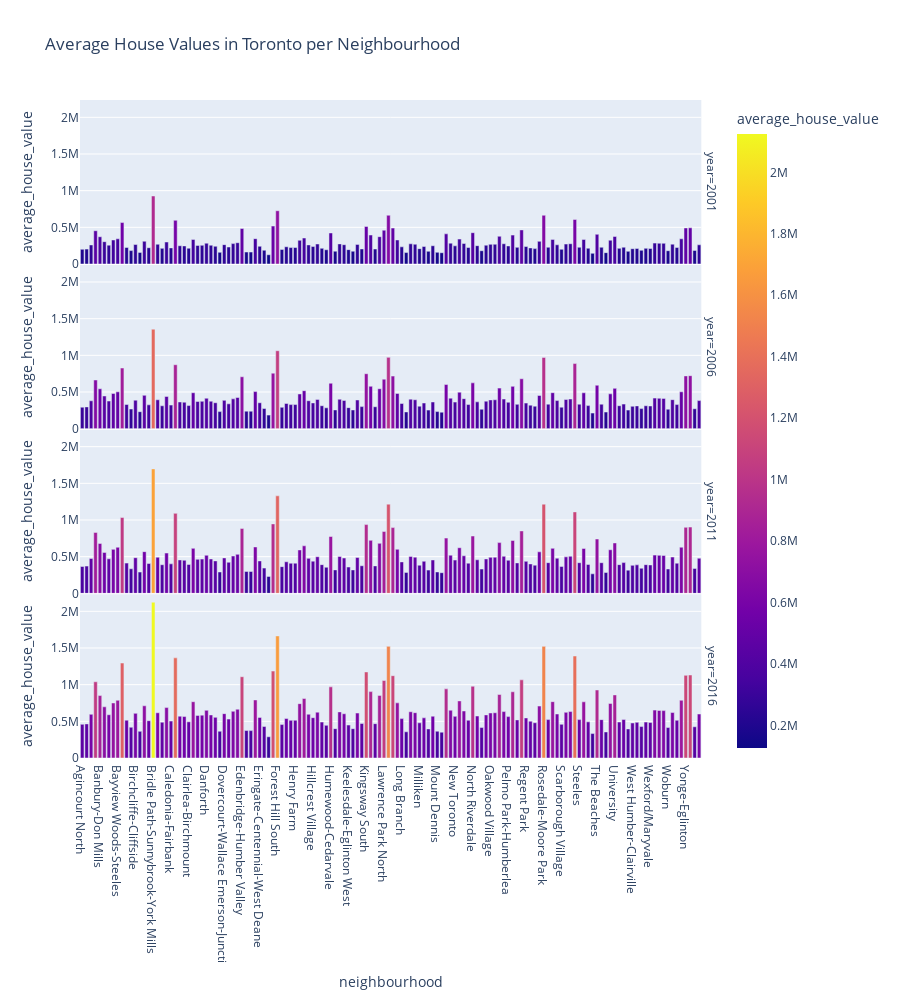

Notebook code cell kept with this figure:
### Markdown cell above
## Cost Analysis - Optional Challenge

In this section, you will use Plotly express to a couple of plots that investors can interactively filter and explore various factors related to the house value of the Toronto's neighbourhoods. 

### Create a bar chart row facet to plot the average house values for all Toronto's neighbourhoods per year

### Code cell
barchart=px.bar(to_data,
        x='neighbourhood',width=900,
        y='average_house_value',height=1000,
        color='average_house_value',
        orientation='v',
        facet_row=to_data.index,
        facet_row_spacing=0.001,
        title='Average House Values in Toronto per Neighbourhood',
               )
figure = barchart
figure.update_xaxes(categoryorder='category ascending')
figure.show()

### Figure 1 — Plotly figure (JSON) as saved in the notebook; plotly's stock layout.template omitted (floating-point values rounded to 4 significant figures; data arrays with more than 128 entries replaced by an {"elided": "..."} marker saying what was removed)
{"data": [{"alignmentgroup": "True", "hovertemplate": "year=2001<br>neighbourhood=%{x}<br>average_house_value=%{marker.color}<extra></extra>", "legendgroup": "", "marker": {"color": {"elided": "140 int values"}, "coloraxis": "coloraxis"}, "name": "", "offsetgroup": "", "orientation": "v", "showlegend": false, "textposition": "auto", "type": "bar", "x": {"elided": "140 str values"}, "xaxis": "x4", "y": {"elided": "140 int values"}, "yaxis": "y4"}, {"alignmentgroup": "True", "hovertemplate": "year=2006<br>neighbourhood=%{x}<br>average_house_value=%{marker.color}<extra></extra>", "legendgroup": "", "marker": {"color": {"elided": "140 int values"}, "coloraxis": "coloraxis"}, "name": "", "offsetgroup": "", "orientation": "v", "showlegend": false, "textposition": "auto", "type": "bar", "x": {"elided": "140 str values"}, "xaxis": "x3", "y": {"elided": "140 int values"}, "yaxis": "y3"}, {"alignmentgroup": "True", "hovertemplate": "year=2011<br>neighbourhood=%{x}<br>average_house_value=%{marker.color}<extra></extra>", "legendgroup": "", "marker": {"color": {"elided": "140 int values"}, "coloraxis": "coloraxis"}, "name": "", "offsetgroup": "", "orientation": "v", "showlegend": false, "textposition": "auto", "type": "bar", "x": {"elided": "140 str values"}, "xaxis": "x2", "y": {"elided": "140 int values"}, "yaxis": "y2"}, {"alignmentgroup": "True", "hovertemplate": "year=2016<br>neighbourhood=%{x}<br>average_house_value=%{marker.color}<extra></extra>", "legendgroup": "", "marker": {"color": {"elided": "140 int values"}, "coloraxis": "coloraxis"}, "name": "", "offsetgroup": "", "orientation": "v", "showlegend": false, "textposition": "auto", "type": "bar", "x": {"elided": "140 str values"}, "xaxis": "x", "y": {"elided": "140 int values"}, "yaxis": "y"}], "layout": {"annotations": [{"font": {}, "showarrow": false, "text": "year=2016", "textangle": 90, "x": 0.98, "xanchor": "left", "xref": "paper", "y": 0.1246, "yanchor": "middle", "yref": "paper"}, {"font": {}, "showarrow": false, "text": "year=2011", "textangle": 90, "x": 0.98, "xanchor": "left", "xref": "paper", "y": 0.3749, "yanchor": "middle", "yref": "paper"}, {"font": {}, "showarrow": false, "text": "year=2006", "textangle": 90, "x": 0.98, "xanchor": "left", "xref": "paper", "y": 0.6251, "yanchor": "middle", "yref": "paper"}, {"font": {}, "showarrow": false, "text": "year=2001", "textangle": 90, "x": 0.98, "xanchor": "left", "xref": "paper", "y": 0.8754, "yanchor": "middle", "yref": "paper"}], "barmode": "relative", "coloraxis": {"colorbar": {"title": {"text": "average_house_value"}}, "colorscale": [[0, "#0d0887"], [0.1111, "#46039f"], [0.2222, "#7201a8"], [0.3333, "#9c179e"], [0.4444, "#bd3786"], [0.5556, "#d8576b"], [0.6667, "#ed7953"], [0.7778, "#fb9f3a"], [0.8889, "#fdca26"], [1, "#f0f921"]]}, "height": 1000, "legend": {"tracegroupgap": 0}, "title": {"text": "Average House Values in Toronto per Neighbourhood"}, "width": 900, "xaxis": {"anchor": "y", "autorange": true, "categoryorder": "category ascending", "domain": [0, 0.98], "range": [-0.5, 139.5], "title": {"text": "neighbourhood"}, "type": "category"}, "xaxis2": {"anchor": "y2", "autorange": true, "categoryorder": "category ascending", "domain": [0, 0.98], "matches": "x", "range": [-0.5, 139.5], "showticklabels": false, "type": "category"}, "xaxis3": {"anchor": "y3", "autorange": true, "categoryorder": "category ascending", "domain": [0, 0.98], "matches": "x", "range": [-0.5, 139.5], "showticklabels": false, "type": "category"}, "xaxis4": {"anchor": "y4", "autorange": true, "categoryorder": "category ascending", "domain": [0, 0.98], "matches": "x", "range": [-0.5, 139.5], "showticklabels": false, "type": "category"}, "yaxis": {"anchor": "x", "autorange": true, "domain": [0, 0.2492], "range": [0, 2236000.0], "title": {"text": "average_house_value"}, "type": "linear"}, "yaxis2": {"anchor": "x2", "autorange": true, "domain": [0.2502, 0.4995], "matches": "y", "range": [0, 2236000.0], "title": {"text": "average_house_value"}, "type": "linear"}, "yaxis3": {"anchor": "x3", "autorange": true, "domain": [0.5005, 0.7497], "matches": "y", "range": [0, 2236000.0], "title": {"text": "average_house_value"}, "type": "linear"}, "yaxis4": {"anchor": "x4", "autorange": true, "domain": [0.7508, 1], "matches": "y", "range": [0, 2236000.0], "title": {"text": "average_house_value"}, "type": "linear"}}}
